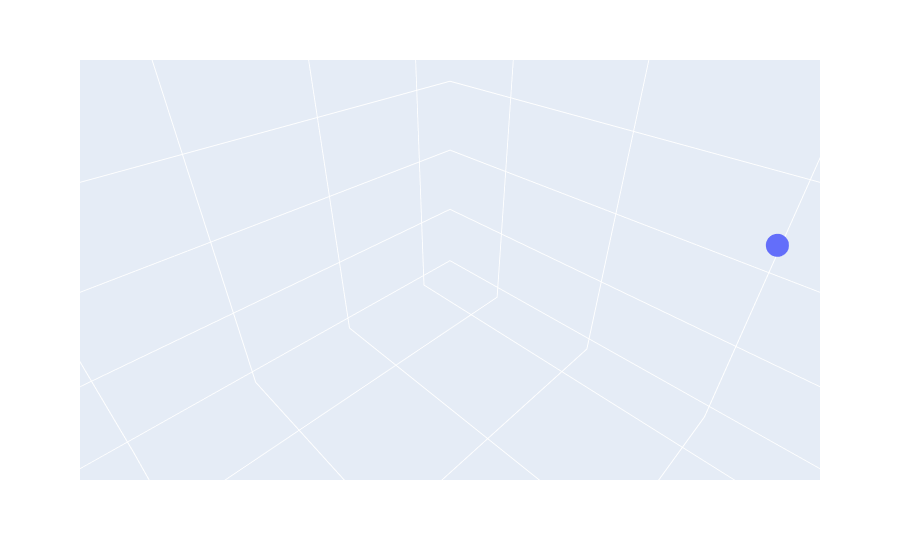

Notebook source saved alongside this figure:
### Code cell
fig = px.scatter_3d(df_index, x='interest_rate', y='unemployment_rate', z='index_price')

fig.show()

### Figure 1 — Plotly figure (JSON) as saved in the notebook; plotly's stock layout.template omitted (floating-point values rounded to 4 significant figures)
{"data": [{"hovertemplate": "interest_rate=%{x}<br>unemployment_rate=%{y}<br>index_price=%{z}<extra></extra>", "legendgroup": "", "marker": {"color": "#636efa", "symbol": "circle"}, "mode": "markers", "name": "", "scene": "scene", "showlegend": false, "type": "scatter3d", "x": [2.75, 2.5, 2.5, 2.5, 2.5, 2.5, 2.5, 2.25, 2.25, 2.25, 2, 2, 2, 1.75, 1.75, 1.75, 1.75, 1.75, 1.75, 1.75, 1.75, 1.75, 1.75, 1.75], "y": [5.3, 5.3, 5.3, 5.3, 5.4, 5.6, 5.5, 5.5, 5.5, 5.6, 5.7, 5.9, 6, 5.9, 5.8, 6.1, 6.2, 6.1, 6.1, 6.1, 5.9, 6.2, 6.2, 6.1], "z": [1464, 1394, 1357, 1293, 1256, 1254, 1234, 1195, 1159, 1167, 1130, 1075, 1047, 965, 943, 958, 971, 949, 884, 866, 876, 822, 704, 719]}], "layout": {"autosize": true, "legend": {"tracegroupgap": 0}, "margin": {"t": 60}, "scene": {"aspectmode": "auto", "aspectratio": {"x": 1, "y": 1, "z": 1}, "camera": {"center": {"x": 0, "y": 0, "z": 0}, "eye": {"x": 0.1333, "y": 0.1333, "z": 0.1333}, "projection": {"type": "perspective"}, "up": {"x": 0, "y": 0, "z": 1}}, "domain": {"x": [0, 1], "y": [0, 1]}, "xaxis": {"title": {"text": "interest_rate"}, "type": "linear"}, "yaxis": {"title": {"text": "unemployment_rate"}, "type": "linear"}, "zaxis": {"title": {"text": "index_price"}, "type": "linear"}}}}
